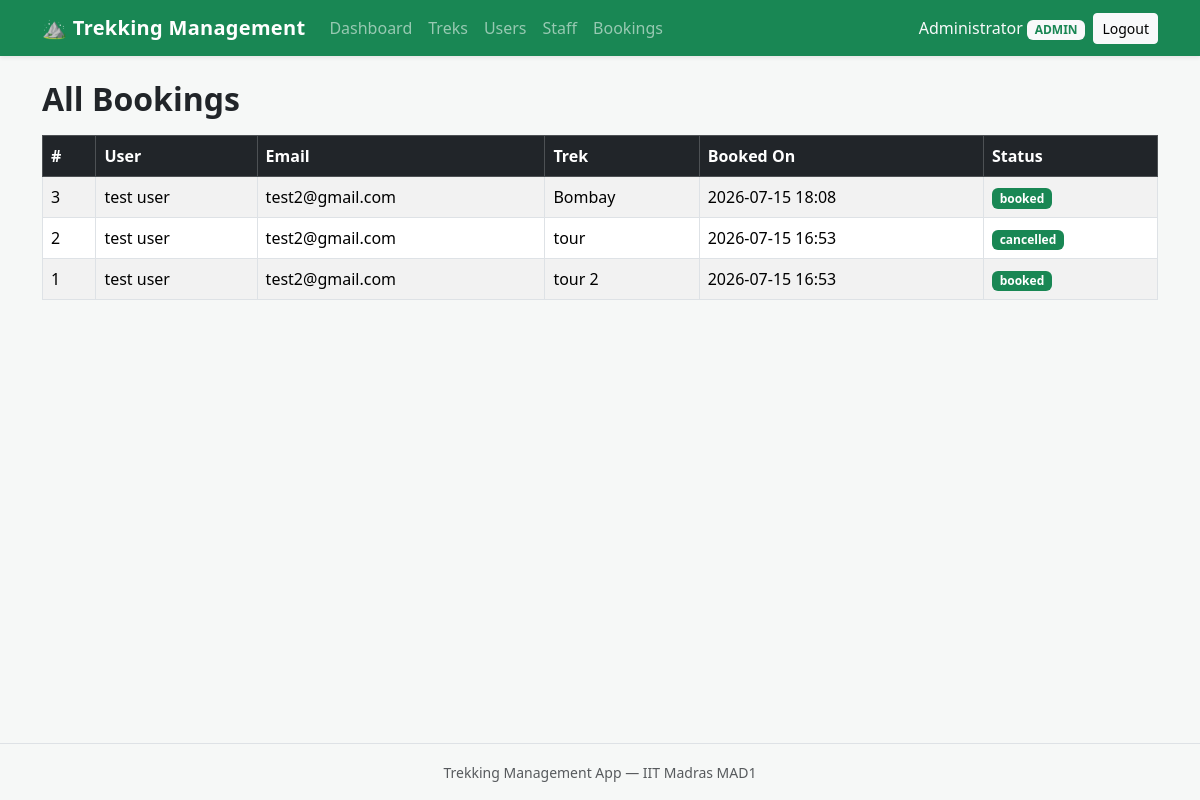
The page /admin/bookings (signed in) on the database as committed earlier.
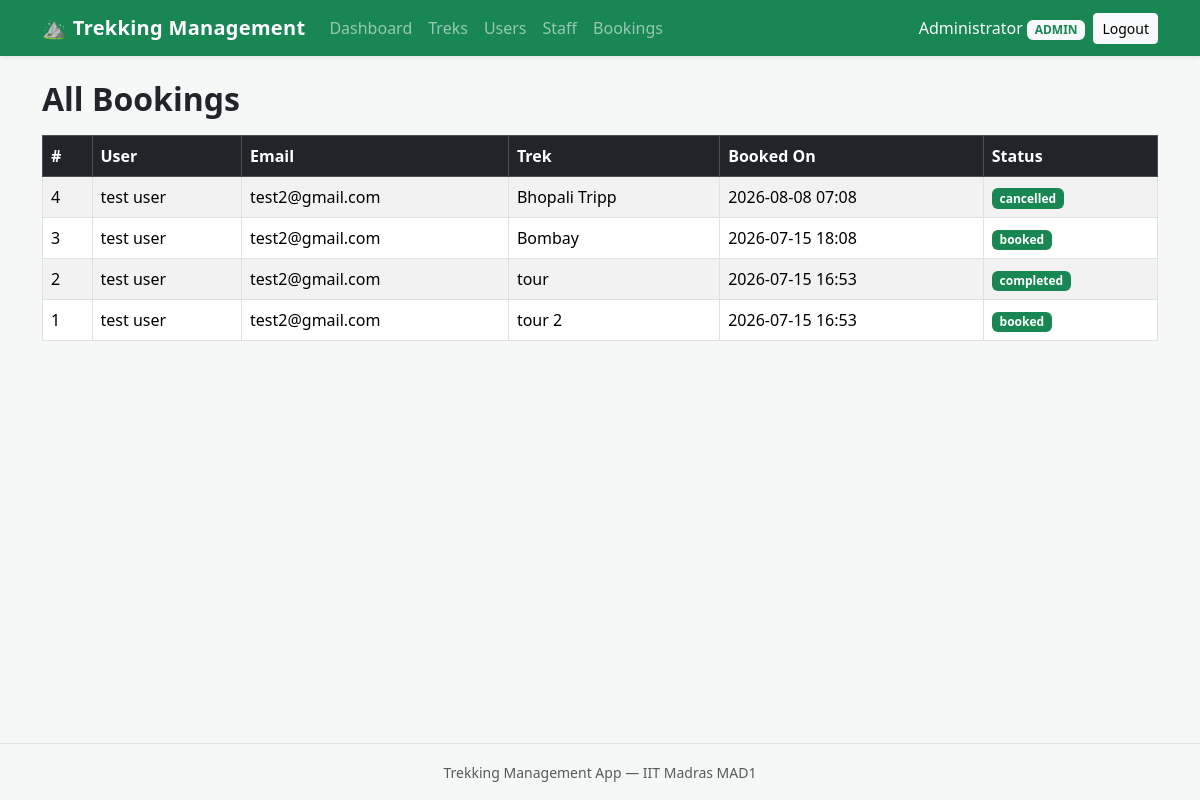
The same page on the database as committed later.
### models/booking.py (models this page shows, shortened)
class Booking(db.Model):
    __tablename__ = "bookings"
    id = db.Column(db.Integer, primary_key=True)
    user_id = db.Column(db.Integer, db.ForeignKey("users.id"), nullable=False)
    trek_id = db.Column(db.Integer, db.ForeignKey("treks.id"), nullable=False)
    booking_date = db.Column(db.DateTime, nullable=False, default=datetime.utcnow)
    status = db.Column(db.String(20), nullable=False, default="booked")

### models/user.py (models this page shows, shortened)
class User(UserMixin, db.Model):
    __tablename__ = "users"
    id = db.Column(db.Integer, primary_key=True)
    name = db.Column(db.String(80), nullable=False)
    email = db.Column(db.String(120), unique=True, nullable=False)
    password_hash = db.Column(db.String(255), nullable=False)
    role = db.Column(db.String(20), nullable=False, default="user")
    approved = db.Column(db.Boolean, nullable=False, default=False)
    blacklisted = db.Column(db.Boolean, nullable=False, default=False)
    bookings = db.relationship("Booking", backref="user", lazy=True)

### models/trek.py (models this page shows, shortened)
class Trek(db.Model):
    __tablename__ = "treks"
    id = db.Column(db.Integer, primary_key=True)
    name = db.Column(db.String(120), nullable=False)
    location = db.Column(db.String(120), nullable=False)
    difficulty = db.Column(db.String(20), nullable=True)
    duration = db.Column(db.Integer, nullable=False, default=1)
    available_slots = db.Column(db.Integer, nullable=False, default=0)
    status = db.Column(db.String(20), nullable=False, default="open")
    start_date = db.Column(db.Date, nullable=True)
    end_date = db.Column(db.Date, nullable=True)
    description = db.Column(db.Text, nullable=True)
    staff_id = db.Column(db.Integer, db.ForeignKey("users.id"), nullable=True)
    staff = db.relationship("User", backref="assigned_treks")
    bookings = db.relationship("Booking", backref="trek", lazy=True)

### routes/admin.py (the view)
@admin_bp.route("/bookings")
@admin_required
def list_bookings():
    bookings = Booking.query.order_by(Booking.booking_date.desc()).all()
    return render_template("admin/bookings.html", bookings=bookings)

### models/user.py (called while the page is built)
@login_manager.user_loader
def load_user(user_id):
    return User.query.get(int(user_id))

### routes/admin.py (called while the page is built)
def admin_required(view):
    @wraps(view)
    @login_required
    def wrapped(*args, **kwargs):
        if current_user.role != "admin":
            abort(403)
        return view(*args, **kwargs)
    return wrapped

### templates/admin/bookings.html (shortened to what this page needs)
{% extends "base.html" %}
{% block content %}
<h2 class="mb-3">All Bookings</h2>
{% if bookings %}
<div class="table-responsive">
    <table class="table table-striped table-bordered align-middle">
        <thead class="table-dark">
            <tr>
                <th>#</th>
                <th>User</th>
                <th>Email</th>
                <th>Trek</th>
                <th>Booked On</th>
                <th>Status</th>
            </tr>
        </thead>
        <tbody>
            {% for booking in bookings %}
            <tr>
                <td>{{ booking.id }}</td>
                <td>{{ booking.user.name }}</td>
                <td>{{ booking.user.email }}</td>
                <td>{{ booking.trek.name }}</td>
                <td>{{ booking.booking_date.strftime('%Y-%m-%d %H:%M') }}</td>
                <td>
                    <span class="badge bg-success">{{ booking.status }}</span>
                </td>
            </tr>
            {% endfor %}
        </tbody>
    </table>
</div>
{% else %}
<p class="text-muted">No bookings yet.</p>
{% endif %}
{% endblock %}

Rows that differ between the two databases and show on the page:
added Booking: id "4", user.name "test user", user.email "test2@gmail.com", trek.name "Bhopali Tripp", booking_date "2026-08-08 07:08", status "cancelled"
changed Booking "tour": status "cancelled" → "completed"
